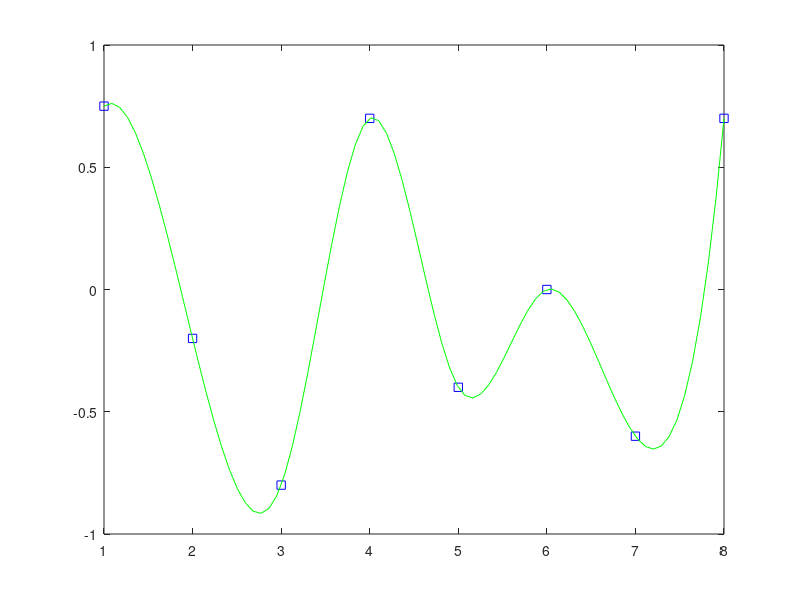

MATLAB code for this plot:
% Chapter 15, Problem 5
function Ch_15_P_05 

clear
clc
close all

% 15-7	When learning about sound you may have asked yourself how the 
% digital wave file is converted to an actual sound.  The sample 
% points of the wave file need to be joined together to create a 
% continuous function. To accomplish this, your computer 
% (or CD player) uses a digital to analog converter.  
% This chip will take the digital samples and create a continuous 
% analog signal that will then get sent to your speakers. There are 
% different methods to connect the points but one way you could do it 
% is to use spline interpolation.  This provides an advantage over 
% linear interpolation since it will create a more sinuisodal looking wave.  
% You are going to recreate this conversion using MATLAB.  Write a 
% function called fill_in that takes in a vector of samples and returns 
% a vector with 10 times the number of samples in the input.  This means 
% there will be 9 new points between the original samples. The values 
% of the samples should be interpolated using spline. 
% You should test your function by also producing a plot of the original 
% and interpolated data on the same figure.  You could use:
    y = [0.75,-0.2,-0.8,0.7,-0.4,0,-0.6,0.7];
    numY = length(y);
    x = 1:numY;
    ny = fill_in(y);
    nx = linspace(1, numY, 10*numY);
    plot(x, y, 'bs')
    hold on
    plot(nx, ny, 'g')
end

function ny = fill_in(y)
    nmy = length(y);
    x = 1:nmy;
    nx = linspace(1, nmy, 10*nmy);
    ny = spline(x, y, nx);
end
